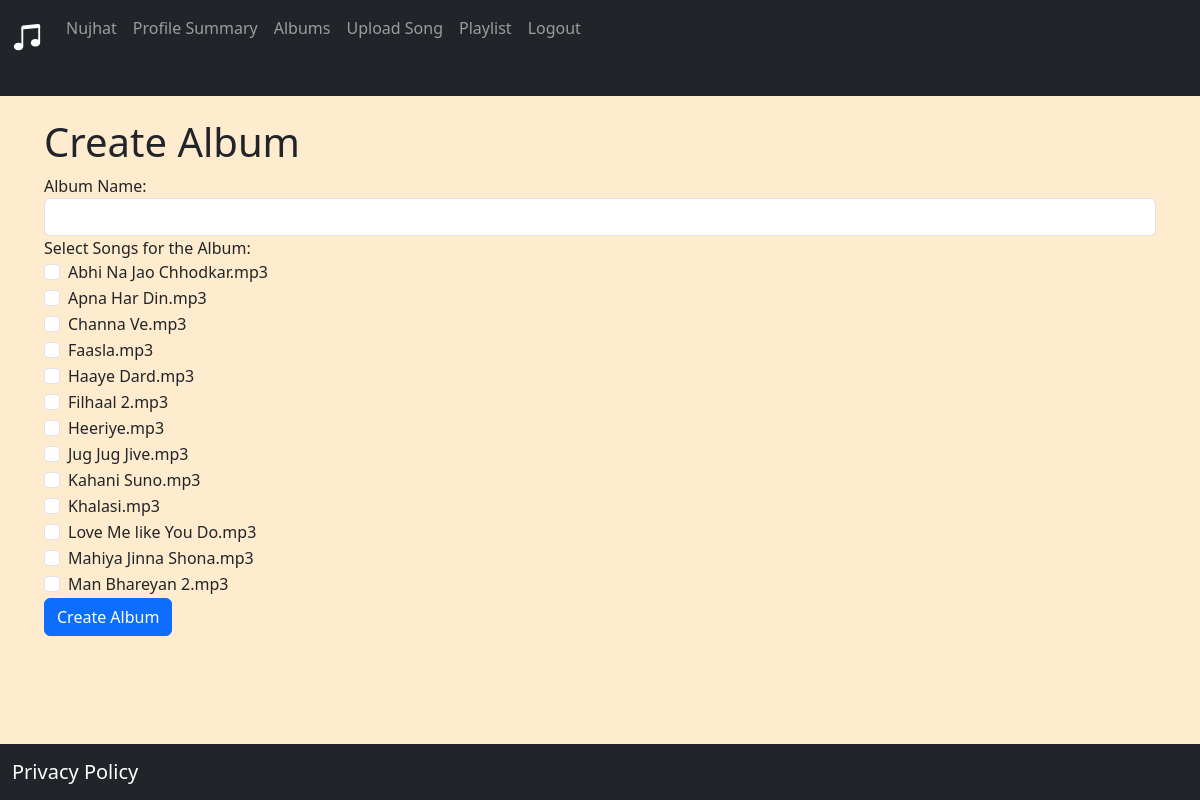
The app's page /create_album (signed in) with its own data.
### website/models.py (models this page shows)
class Song(db.Model):
    id = db.Column(db.Integer, primary_key = True)
    name = db.Column(db.String(150))
    lyrics = db.Column(db.String(5000))
    duration = db.Column(db.String(150))
    singer = db.Column(db.String(150))
    genre = db.Column(db.String(150))
    created_at = db.Column(db.DateTime(), default = func.now())
    ratings = db.Column(db.Float, default=0.0)
    num_ratings = db.Column(db.Integer, default=0)
    user_id = db.Column(db.Integer, db.ForeignKey('user.id'))
    albums = db.relationship('Album', secondary= album_song_association, back_populates='album_songs')
    playlists = db.relationship('Playlist', secondary= playlist_song_association, back_populates='songs')

### website/album.py (the view, shortened to what this page needs)
@album.route('/create_album', methods = ['GET', 'POST'])
def create_album():
    user_name = session.get('user_name')
    user_id = session.get('user')
    songs = Song.query.all()
    return render_template('create_album.html',  user_name=user_name, songs= songs)

### website/templates/create_album.html (shortened to what this page needs)
{% extends "base.html" %}
{% block content %}
<div class="container">
    <h1>Create Album</h1>
    <form method="post" action="{{ url_for('album.create_album') }}">
        <div class="form-group">
            <label for="album_name">Album Name:</label>
            <input type="text" class="form-control" id="album_name" name="album_name" required>
        </div>
        <div class="form-group">
            <label for="selected_songs">Select Songs for the Album:</label>
            {% for song in songs %}
            <div class="form-check">
                <input type="checkbox" class="form-check-input" id="song{{ song.id }}" name="selected_songs" value="{{ song.id }}">
                <label class="form-check-label" for="song{{ song.id }}">{{ song.name }}</label>
            </div>
            {% endfor %}
        </div>
        <button type="submit" class="btn btn-primary">Create Album</button>
    </form>
</div>
{% endblock %}

### records on screen
Song: name "Abhi Na Jao Chhodkar.mp3"
Song: name "Apna Har Din.mp3"
Song: name "Channa Ve.mp3"
Song: name "Faasla.mp3"
Song: name "Haaye Dard.mp3"
Song: name "Filhaal 2.mp3"
Song: name "Heeriye.mp3"
Song: name "Jug Jug Jive.mp3"
Song: name "Kahani Suno.mp3"
Song: name "Khalasi.mp3"
Song: name "Love Me like You Do.mp3"
Song: name "Mahiya Jinna Shona.mp3"
Song: name "Man Bhareyan 2.mp3"

### other values on screen
{{ user_name }} "Nujhat"
